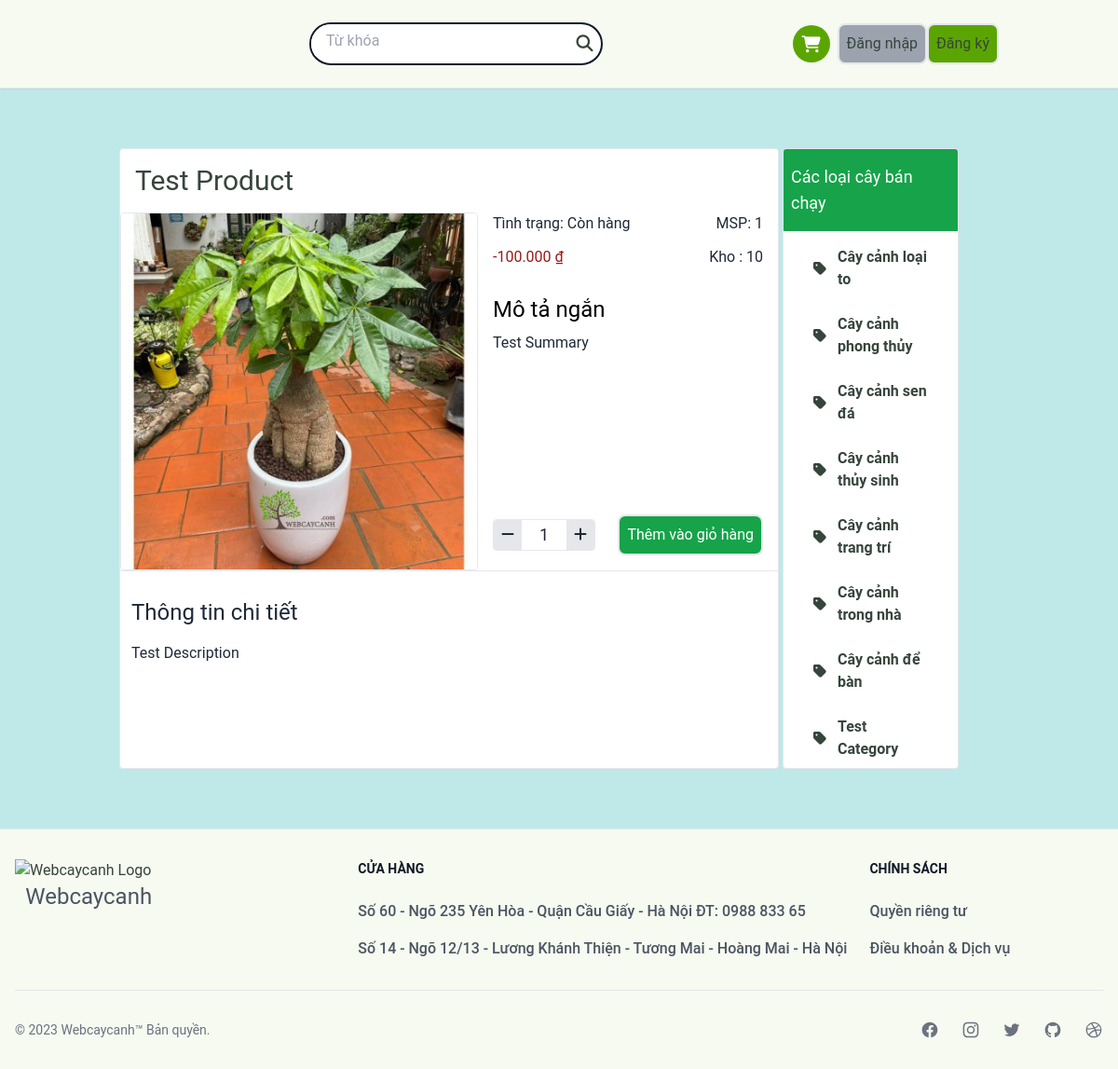
/product/1/, run on the app's committed database.
### core/models.py (models this page shows, shortened)
class BaseModel(models.Model):
    created_at = models.DateTimeField(auto_now_add=True)
    updated_at = models.DateTimeField(auto_now=True)
    class Meta:
        abstract = True

class Product(BaseModel):
    name = models.CharField(max_length=255, unique=True, blank=False)
    price = models.DecimalField(
        max_digits=10, decimal_places=0, validators=[MinValueValidator(0)]
    )
    summary = models.TextField(default="")
    description = models.TextField(default="")
    quantity = models.PositiveIntegerField(default=0)
    category = models.ForeignKey(Category, on_delete=models.CASCADE)
    thumbnail = ProcessedImageField(
        upload_to=hashed_filename,
        default="defaults/product.png",
        processors=[ResizeToFill(400, 400)],
        format="PNG",
        options={"quality": 60},
    )
    def state(self):
        return "Còn hàng" if self.quantity > 0 else "Hết hàng"

class Category(BaseModel):
    label = models.CharField(max_length=255, unique=True, blank=False)
    image = ProcessedImageField(
        upload_to=hashed_filename,
        default="defaults/category.png",
        processors=[ResizeToFill(320, 320)],
        format="PNG",
        options={"quality": 60},
    )
    slug = models.SlugField(max_length=255, unique=True)

### core/views.py (the view)
# urls.py: path("product/<int:pk>/", DetailProductView.as_view(), name="product_detail"),
class DetailProductView(DetailView):
    model = Product
    template_name = "core/product_detail.html"
    def get_context_data(self, **kwargs):
        context = super().get_context_data(**kwargs)
        context["categories"] = Category.objects.order_by("label")[:8]
        return context

### core/templatetags/concurency.py (called while the page is built)
@register.filter
def vnd_format(value):
    return humanize.intcomma(value, False).replace(",", ".") + " ₫"

### templates/core/product_detail.html (shortened to what this page needs)
{% extends "layout/base.html" %}
{% load crispy_forms_tags %}
{% load static %}
{% load humanize %}
{% load concurency %}
{% block content %}
<div class="container overflow-hidden rounded flex my-16 items-stretch">
    <div id="product" class="bg-white border rounded w-3/4">
        <h1 class="text-3xl p-4">{{ product.name }}</h1>
        <div id="product-info" class="flex text-gray-800">
            <div id="product-image">
                <img class="w-96 rounded border" src="{{ product.thumbnail.url }}" alt="">
            </div>
            <div id="product-detail" class="flex flex-col gap-3 flex-1 px-4">
                <div class="flex justify-between">
                    <p>Tình trạng: {{ product.state }}</p>
                    <p>MSP: {{ product.id }}</p>
                </div>
                <div id="product-price" class="flex justify-between">
                    <p class=" text-red-800">{{ product.price|vnd_format }}</p>
                    <p>Kho : {{ product.quantity }}</p>
                </div>
                <div>
                    <p class="text-2xl text-black py-2 pt-4">Mô tả ngắn</p>
                    <p>{{ product.summary }}</p>
                </div>
                <div class="grow"></div>
                <form action="{% url 'core:cart_add' %}" method="post" class="flex items-center justify-between py-4">
                    <div class="flex border rounded overflow-hidden">
                        <button type="button" class="bg-gray-200 hover:bg-slate-600 hover:text-white p-1 px-2"
                            id="quantity-decrease">
                            <i class="fas fa-minus"></i>
                        </button>
                        <input name="quantity" readonly class="text-lg text-center w-12 outline-none" id="id_quantity"
                            value="1"></input>
                        <button type="button" class="bg-gray-200 p-1 px-2 hover:bg-slate-600 hover:text-white"
                            id="quantity-increase">
                            <i class="fas fa-plus"></i>
                        </button>
                    </div>
                    <button data-product-id="{{ product.id }}" data-quantity="{{ 1 }}" id="add-to-cart"
                        class="btn bg-green-600 text-white hover:bg-green-700 hover:text-gray-300">Thêm vào giỏ
                        hàng</button>
                </form>
            </div>
        </div>
        <hr>
        <div id="long-description" class="text-justify text-base p-3 text-gray-800">
            <h2 class="text-2xl my-4">Thông tin chi tiết</h2>
            <p>{{ product.description }}</p>
        </div>
    </div>
    <div id="sidebar" class="w-1/5 bg-white gap-2 ml-1 border rounded overflow-hidden flex flex-col">
        <h1 class="bg-[#16a34a] text-white text-lg px-2 py-4">Các loại cây bán chạy</h1>
        {% for cate in categories %}
        <a href="{% url 'core:product_by_category' cate.slug %}"
            class="flex justify-left gap-3 items-center p-2 px-8 text-base font-semibold hover:text-[#16a34a]">
            <i class="fa-solid fa-tag"></i>
            <span>{{ cate.label }}</span>
        </a>
        {% endfor %}
    </div>
</div>
{% endblock content %}

### data on the page
Product: name "Test Product", thumbnail (picture), state "Còn hàng", id "1", price|vnd_format "-100.000 ₫", quantity "10", summary "Test Summary", description "Test Description"
Category: label "Cây cảnh loại to"
Category: label "Cây cảnh phong thủy"
Category: label "Cây cảnh sen đá"
Category: label "Cây cảnh thủy sinh"
Category: label "Cây cảnh trang trí"
Category: label "Cây cảnh trong nhà"
Category: label "Cây cảnh để bàn"
Category: label "Test Category"
